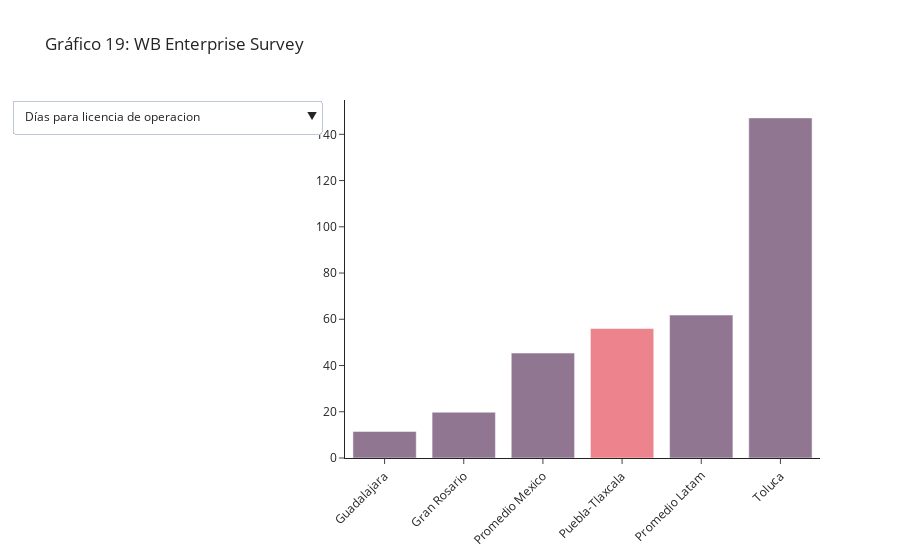

Notebook code cell kept with this figure:
### Markdown cell above
ES días

### Code cell
if city in es2.index:
    
    #Tabla

    es_dias = es2[es2.columns[es2.columns.str.contains('Días')].tolist()]

    means = es_dias.loc[city[0]].mean().to_frame().T.append(
                                                                es_dias.mean().to_frame().T)
    means['City'] = ['Promedio {}'.format(city[0]),'Promedio Latam']
    means['Country'] = ['Promedio {}'.format(city[0]),'Promedio Latam']
    means = means.set_index(['Country','City'])

    esd_plot = es_dias.append(means).loc[idx[:,ref_prom],:]

    esd = pd.melt(
        esd_plot.reset_index(),id_vars=['City'], 
        value_vars=es_dias.columns)

    esd['color'] = colors[3]
    esd.loc[esd['City']==city[1],'color'] = colors[11]

    df1=esd[esd['variable']=='Días para Lic. de operación'].sort_values('value').dropna()
    df2=esd[esd['variable']=='Días para Permiso relacionado con construción'].sort_values('value').dropna()
    df3=esd[esd['variable']=='Días para Licencia de importación'].sort_values('value').dropna()

    #Plot

    fig = go.Figure(data=[go.Bar( x=df1['City'], y=df1['value'] , marker={'color': df1['color']})
                         ])
    contgraf = contgraf + 1

    updatemenus = [
        {
            'buttons': [
                {
                    'method': 'update',
                    'label': 'Días para licencia de operacion',
                    'args': [
                        {'y': [df1['value']],
                         'x': [df1['City']],
                         'marker':[{'color': df1['color']}]
                        },  
                    ]
                },
                {
                    'method': 'update',
                    'label': 'Días para permiso relacionado a la construcción',
                    'args': [
                        {'y': [df2['value']],
                         'x': [df2['City']],
                         'marker':[{'color': df2['color']}]
                        },
                    ]
                },
                {
                    'method': 'update',
                    'label': 'Días para Licencia de importación',
                    'args': [
                        {'y': [df3['value']],
                         'x': [df3['City']],
                         'marker':[{'color': df3['color']}]
                        },
                    ]
                }
            ],
            'direction': 'down',
            'showactive': True,
        }
    ]

    fig.update_layout(template="simple_white" , updatemenus=updatemenus , title_text='Gráfico {}: WB Enterprise Survey'.format(contgraf) , xaxis={'tickangle':-45})
    fig.update_traces(marker_line_width=1.5, opacity=0.6)
    fig.write_html("informe/images/es_dias.html",full_html=False,include_plotlyjs='cdn')

### Figure 1 — Plotly figure (JSON) as saved in the notebook; plotly's stock layout.template omitted (floating-point values rounded to 4 significant figures)
{"data": [{"marker": {"color": ["#471c48", "#471c48", "#471c48", "#e13242", "#471c48", "#471c48"]}, "opacity": 0.6, "type": "bar", "x": ["Guadalajara", "Gran Rosario", "Promedio Mexico", "Puebla-Tlaxcala", "Promedio Latam", "Toluca"], "y": [11.5, 19.8, 45.39, 56, 61.83, 147.1]}], "layout": {"autosize": true, "title": {"text": "Gráfico 19: WB Enterprise Survey"}, "updatemenus": [{"active": 0, "buttons": [{"args": [{"marker": [{"color": ["#471c48", "#471c48", "#471c48", "#e13242", "#471c48", "#471c48"]}], "x": [["Guadalajara", "Gran Rosario", "Promedio Mexico", "Puebla-Tlaxcala", "Promedio Latam", "Toluca"]], "y": [[11.5, 19.8, 45.39, 56, 61.83, 147.1]]}], "label": "Días para licencia de operacion", "method": "update"}, {"args": [{"marker": [{"color": ["#e13242", "#471c48", "#471c48", "#471c48", "#471c48", "#471c48"]}], "x": [["Puebla-Tlaxcala", "Gran Rosario", "Promedio Mexico", "Toluca", "Guadalajara", "Promedio Latam"]], "y": [[6.1, 33.6, 37.11, 37.4, 38, 80.96]]}], "label": "Días para permiso relacionado a la construcción", "method": "update"}, {"args": [{"marker": [{"color": ["#471c48", "#471c48", "#471c48", "#e13242", "#471c48", "#471c48"]}], "x": [["Toluca", "Guadalajara", "Promedio Mexico", "Puebla-Tlaxcala", "Promedio Latam", "Gran Rosario"]], "y": [[15.6, 17.7, 21.22, 23.4, 31.93, 52.2]]}], "label": "Días para Licencia de importación", "method": "update"}], "direction": "down", "showactive": true}], "xaxis": {"autorange": true, "range": [-0.5, 5.5], "tickangle": -45, "type": "category"}, "yaxis": {"autorange": true, "range": [0, 154.8], "type": "linear"}}}
